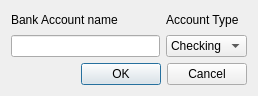
<?xml version="1.0" encoding="UTF-8"?>
<ui version="4.0">
 <class>createFirstTabAccount</class>
 <widget class="QDialog" name="createFirstTabAccount">
  <property name="geometry">
   <rect>
    <x>0</x>
    <y>0</y>
    <width>258</width>
    <height>96</height>
   </rect>
  </property>
  <property name="windowTitle">
   <string>Dialog</string>
  </property>
  <layout class="QGridLayout" name="gridLayout">
   <item row="0" column="0">
    <widget class="QLabel" name="label">
     <property name="text">
      <string>Bank Account name</string>
     </property>
    </widget>
   </item>
   <item row="0" column="1">
    <widget class="QLabel" name="label_2">
     <property name="text">
      <string>Account Type</string>
     </property>
    </widget>
   </item>
   <item row="1" column="0">
    <widget class="QLineEdit" name="lineEdit"/>
   </item>
   <item row="1" column="1">
    <widget class="QComboBox" name="comboBox">
     <item>
      <property name="text">
       <string>Checking</string>
      </property>
     </item>
     <item>
      <property name="text">
       <string>Savings</string>
      </property>
     </item>
     <item>
      <property name="text">
       <string>CD</string>
      </property>
     </item>
    </widget>
   </item>
   <item row="2" column="0" colspan="2">
    <widget class="QDialogButtonBox" name="buttonBox">
     <property name="orientation">
      <enum>Qt::Horizontal</enum>
     </property>
     <property name="standardButtons">
      <set>QDialogButtonBox::Cancel|QDialogButtonBox::Ok</set>
     </property>
    </widget>
   </item>
  </layout>
 </widget>
 <resources/>
 <connections>
  <connection>
   <sender>buttonBox</sender>
   <signal>accepted()</signal>
   <receiver>createFirstTabAccount</receiver>
   <slot>accept()</slot>
   <hints>
    <hint type="sourcelabel">
     <x>248</x>
     <y>254</y>
    </hint>
    <hint type="destinationlabel">
     <x>157</x>
     <y>274</y>
    </hint>
   </hints>
  </connection>
  <connection>
   <sender>buttonBox</sender>
   <signal>rejected()</signal>
   <receiver>createFirstTabAccount</receiver>
   <slot>reject()</slot>
   <hints>
    <hint type="sourcelabel">
     <x>316</x>
     <y>260</y>
    </hint>
    <hint type="destinationlabel">
     <x>286</x>
     <y>274</y>
    </hint>
   </hints>
  </connection>
 </connections>
</ui>
